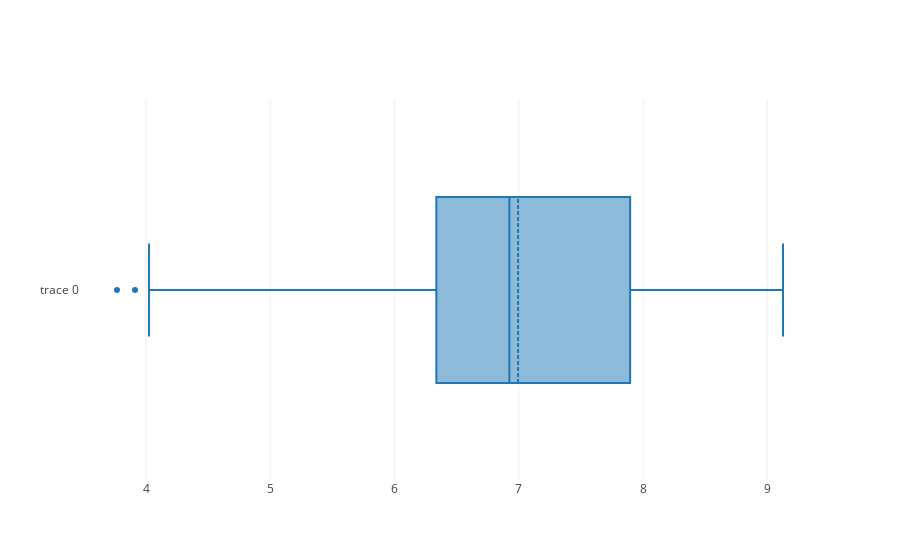

Write notebook code for a chart like this one.
### Markdown cell above
Si hay outliers en estas dos variables. 

Se calcula la media y los rangos intercuartiles, los elementos que queden por fuera serian los outliers. 

Hay pocos outliers globales, pero al analizarlos por region se denota una mayor cantidad de outliers. 

No porque no son un error estadistico o datos mal tomados.

### Code cell
data = [go.Box(x=dataset.hf_score, boxmean=True)]
iplot(data)
#dataset.hf_score.iplot(kind='box')
#seaborn.boxplot(data=dataset, x='hf_score')

### Figure 1 — Plotly figure (JSON) as saved in the notebook; plotly's stock layout.template omitted (floating-point values rounded to 4 significant figures; data arrays with more than 128 entries replaced by an {"elided": "..."} marker saying what was removed)
{"data": [{"boxmean": true, "type": "box", "uid": "c72471af-1349-4adf-80c2-560ad1f78922", "x": {"elided": "1458 float values"}}], "layout": {}}
